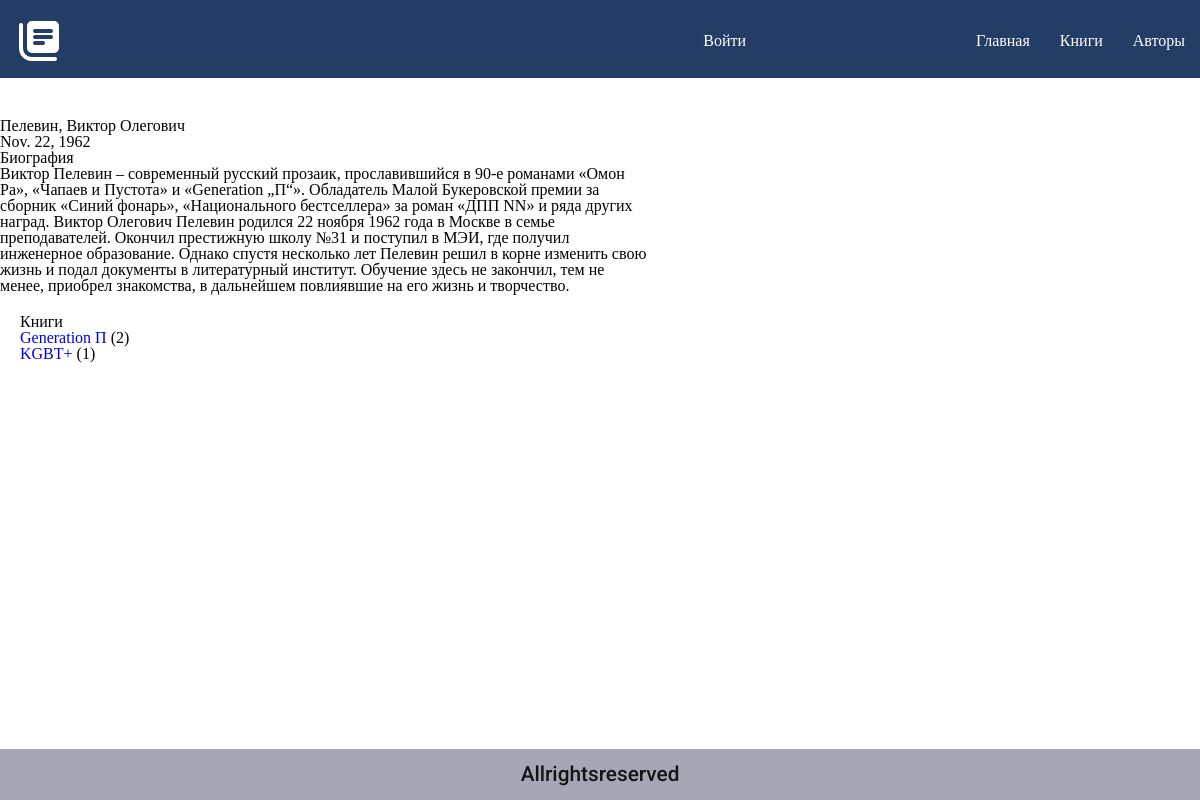
/catalog/author/3, run on the app's committed database.
### catalog/models.py (models this page shows, shortened)
class Author(models.Model):
    first_name = models.CharField(max_length=100)
    last_name = models.CharField(max_length=100)
    date_of_birth = models.DateField(null=True, blank=True)
    date_of_death = models.DateField('Died', null=True, blank=True)
    biography = models.TextField(max_length=1800, help_text="Enter an author's biography")
    def __str__(self):
        return '{0}, {1}'.format(self.last_name, self.first_name)

class Book(models.Model):
    title = models.CharField(max_length=100)
    author = models.ForeignKey('Author', on_delete=models.SET_NULL, null=True)
    description = models.TextField(max_length=1500, help_text="Enter a brief description of the book")
    genre = models.ManyToManyField("Genre", help_text="Select a genre for this book")
    language = models.ForeignKey('Language', on_delete=models.SET_NULL, null=True)
    def display_genre(self):
            return ', '.join([ genre.title for genre in self.genre.all()[:3] ])
    display_genre.short_description = 'Genre'
    def __str__(self):
        return self.title

### catalog/views.py (the view)
# urls.py: re_path(r'^author/(?P<pk>\d+)$', views.AuthorDetailView.as_view(), name='author-detail'),
class AuthorDetailView(generic.DetailView):
    model = Author

### catalog/templates/catalog/author_detail.html (shortened to what this page needs)
{% extends "base.html" %}
{% block content %}
<h1>{{ author }} </h1>
<p>{{author.date_of_birth}}{% if author.date_of_death %} - {{author.date_of_death}}{% endif %}</p>
<h3>Биография</h3>
<p class="biography" style="max-width:650px;">{{author.biography}}</p>
<div style="margin-left:20px;margin-top:20px">
<h4>Книги</h4>
<dl>
{% for book in author.book_set.all %}
  <dt><a href="{% url 'book-detail' book.pk %}">{{book}}</a> ({{book.bookinstance_set.all.count}})</dt>
{% endfor %}
</dl>
</div>
{% endblock %}

### catalog/static/css/scss/style.css (style rules this page uses)
body { display: flex; flex-direction: column; min-height: 100vh; }
a { text-decoration: none; }

### data on the page
Author: last_name+first_name "Пелевин, Виктор Олегович", date_of_birth "Nov. 22, 1962", biography "Виктор Пелевин – современный русский прозаик, прославившийся в 90-е романами «Омон Ра», «Чапаев и Пустота» и «Generation „П“». Обладатель Малой Букеровской премии за сборник «Синий фонарь», «Национального бестселлера» за роман «ДПП NN» и ряда других наград. Виктор Олегович Пелевин родился 22 ноября 1962 года в Москве в семье преподавателей. Окончил престижную школу №31 и поступил в МЭИ, где получил инженерное образование. Однако спустя несколько лет Пелевин решил в корне изменить свою жизнь и подал документы в литературный институт. Обучение здесь не закончил, тем не менее, приобрел знакомства, в дальнейшем повлиявшие на его жизнь и творчество."
Book: title "Generation П", bookinstance_set.all.count "2"
Book: title "KGBT+", bookinstance_set.all.count "1"
